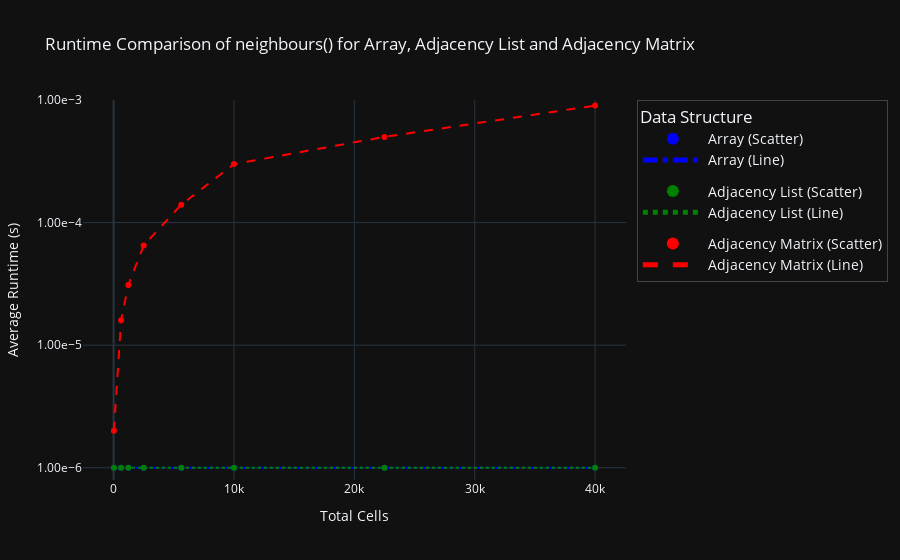

The notebook cell saved with this chart:
### Markdown cell above
<div style="width:100%; text-align: center; padding: 20px; background-color: #333; border-radius: 10px;">
    <h1 style="color:#7D3C98; font-size: 36px;">neighbours() Function</h1>

### Code cell
# Create scatter plot for Array
array_scatter = go.Scatter(
    x=arrayFunctionsDF['totalCells'],
    y=arrayFunctionsDF['neighbours()'],
    mode='markers',
    marker=dict(color='blue'),
    legendgroup='Array',
    name='Array (Scatter)',
    hovertemplate='Total Cells: %{x}<br>Average Runtime (s): %{y:.2e}'
)

# Create line plot for Array
array_line = go.Scatter(
    x=arrayFunctionsDF['totalCells'],
    y=arrayFunctionsDF['neighbours()'],
    mode='lines',
    line=dict(color='blue', dash='dashdot'),
    legendgroup='Array',
    name='Array (Line)',
    hovertemplate='Total Cells: %{x}<br>Average Runtime (s): %{y:.2e}'
)

# Create scatter plot for Adjacency List
adjlist_scatter = go.Scatter(
    x=adjListFunctionsDF['totalCells'],
    y=adjListFunctionsDF['neighbours()'],
    mode='markers',
    marker=dict(color='green'),
    legendgroup='Adjacency List',
    name='Adjacency List (Scatter)',
    hovertemplate='Total Cells: %{x}<br>Average Runtime (s): %{y:.2e}'
)

# Create line plot for Adjacency List
adjlist_line = go.Scatter(
    x=adjListFunctionsDF['totalCells'],
    y=adjListFunctionsDF['neighbours()'],
    mode='lines',
    line=dict(color='green', dash='dot'),
    legendgroup='Adjacency List',
    name='Adjacency List (Line)',
    hovertemplate='Total Cells: %{x}<br>Average Runtime (s): %{y:.2e}'
)

# Create scatter plot for Adjacency Matrix
adjmat_scatter = go.Scatter(
    x=adjMatFunctionsDF['totalCells'],
    y=adjMatFunctionsDF['neighbours()'],
    mode='markers',
    marker=dict(color='red'),
    legendgroup='Adjacency Matrix',
    name='Adjacency Matrix (Scatter)',
    hovertemplate='Total Cells: %{x}<br>Average Runtime (s): %{y:.2e}'
)

# Create the line plot for Adjacency Matrix
adjmat_line = go.Scatter(
    x=adjMatFunctionsDF['totalCells'],
    y=adjMatFunctionsDF['neighbours()'],
    mode='lines',
    line=dict(color='red', dash='dash'),
    legendgroup='Adjacency Matrix',
    name='Adjacency Matrix (Line)',
    hovertemplate='Total Cells: %{x}<br>Average Runtime (s): %{y:.2e}'
)

# Combine scatter and line plots for all data structures
fig_combine = go.Figure(data=[array_scatter, array_line, adjlist_scatter, adjlist_line, adjmat_scatter, adjmat_line])

fig_combine.update_layout(
    template='plotly_dark',
    title='Runtime Comparison of neighbours() for Array, Adjacency List and Adjacency Matrix',
    xaxis_title='Total Cells',
    yaxis_title='Average Runtime (s)',
    legend_title='Data Structure',
    yaxis_type='log',
    yaxis_tickformat='.2e',  # 2 decimal places
    yaxis_tickvals=[0, 1e-6, 1e-5, 1e-4, 1e-3],  # tick values
    yaxis_range=[-6.1, -3],
    hoverlabel=dict(namelength=-1),
    legend=dict(
        font=dict(size=14), 
        itemsizing='constant', 
        itemwidth=60, 
        itemclick='toggleothers',  
        borderwidth=1 
    )
)

fig_combine.show()

### Figure 1 — Plotly figure (JSON) as saved in the notebook; plotly's stock layout.template omitted (floating-point values rounded to 4 significant figures)
{"data": [{"hovertemplate": "Total Cells: %{x}<br>Average Runtime (s): %{y:.2e}", "legendgroup": "Array", "marker": {"color": "blue"}, "mode": "markers", "name": "Array (Scatter)", "type": "scatter", "x": [25, 625, 1225, 2500, 5625, 10000, 22500, 40000], "y": [1e-06, 1e-06, 1e-06, 1e-06, 1e-06, 1e-06, 1e-06, 1e-06]}, {"hovertemplate": "Total Cells: %{x}<br>Average Runtime (s): %{y:.2e}", "legendgroup": "Array", "line": {"color": "blue", "dash": "dashdot"}, "mode": "lines", "name": "Array (Line)", "type": "scatter", "x": [25, 625, 1225, 2500, 5625, 10000, 22500, 40000], "y": [1e-06, 1e-06, 1e-06, 1e-06, 1e-06, 1e-06, 1e-06, 1e-06]}, {"hovertemplate": "Total Cells: %{x}<br>Average Runtime (s): %{y:.2e}", "legendgroup": "Adjacency List", "marker": {"color": "green"}, "mode": "markers", "name": "Adjacency List (Scatter)", "type": "scatter", "x": [25, 625, 1225, 2500, 5625, 10000, 22500, 40000], "y": [1e-06, 1e-06, 1e-06, 1e-06, 1e-06, 1e-06, 1e-06, 1e-06]}, {"hovertemplate": "Total Cells: %{x}<br>Average Runtime (s): %{y:.2e}", "legendgroup": "Adjacency List", "line": {"color": "green", "dash": "dot"}, "mode": "lines", "name": "Adjacency List (Line)", "type": "scatter", "x": [25, 625, 1225, 2500, 5625, 10000, 22500, 40000], "y": [1e-06, 1e-06, 1e-06, 1e-06, 1e-06, 1e-06, 1e-06, 1e-06]}, {"hovertemplate": "Total Cells: %{x}<br>Average Runtime (s): %{y:.2e}", "legendgroup": "Adjacency Matrix", "marker": {"color": "red"}, "mode": "markers", "name": "Adjacency Matrix (Scatter)", "type": "scatter", "x": [25, 625, 1225, 2500, 5625, 10000, 22500, 40000], "y": [2e-06, 1.6e-05, 3.1e-05, 6.5e-05, 0.00014, 0.0003, 0.0005, 0.0009]}, {"hovertemplate": "Total Cells: %{x}<br>Average Runtime (s): %{y:.2e}", "legendgroup": "Adjacency Matrix", "line": {"color": "red", "dash": "dash"}, "mode": "lines", "name": "Adjacency Matrix (Line)", "type": "scatter", "x": [25, 625, 1225, 2500, 5625, 10000, 22500, 40000], "y": [2e-06, 1.6e-05, 3.1e-05, 6.5e-05, 0.00014, 0.0003, 0.0005, 0.0009]}], "layout": {"autosize": true, "hoverlabel": {"namelength": -1}, "legend": {"borderwidth": 1, "font": {"size": 14}, "itemclick": "toggleothers", "itemsizing": "constant", "itemwidth": 60, "title": {"text": "Data Structure"}}, "title": {"text": "Runtime Comparison of neighbours() for Array, Adjacency List and Adjacency Matrix"}, "xaxis": {"autorange": true, "range": [-2339.0, 42360.0], "title": {"text": "Total Cells"}, "type": "linear"}, "yaxis": {"range": [-6.1, -3], "tickformat": ".2e", "tickvals": [0, 1e-06, 1e-05, 0.0001, 0.001], "title": {"text": "Average Runtime (s)"}, "type": "log"}}}
